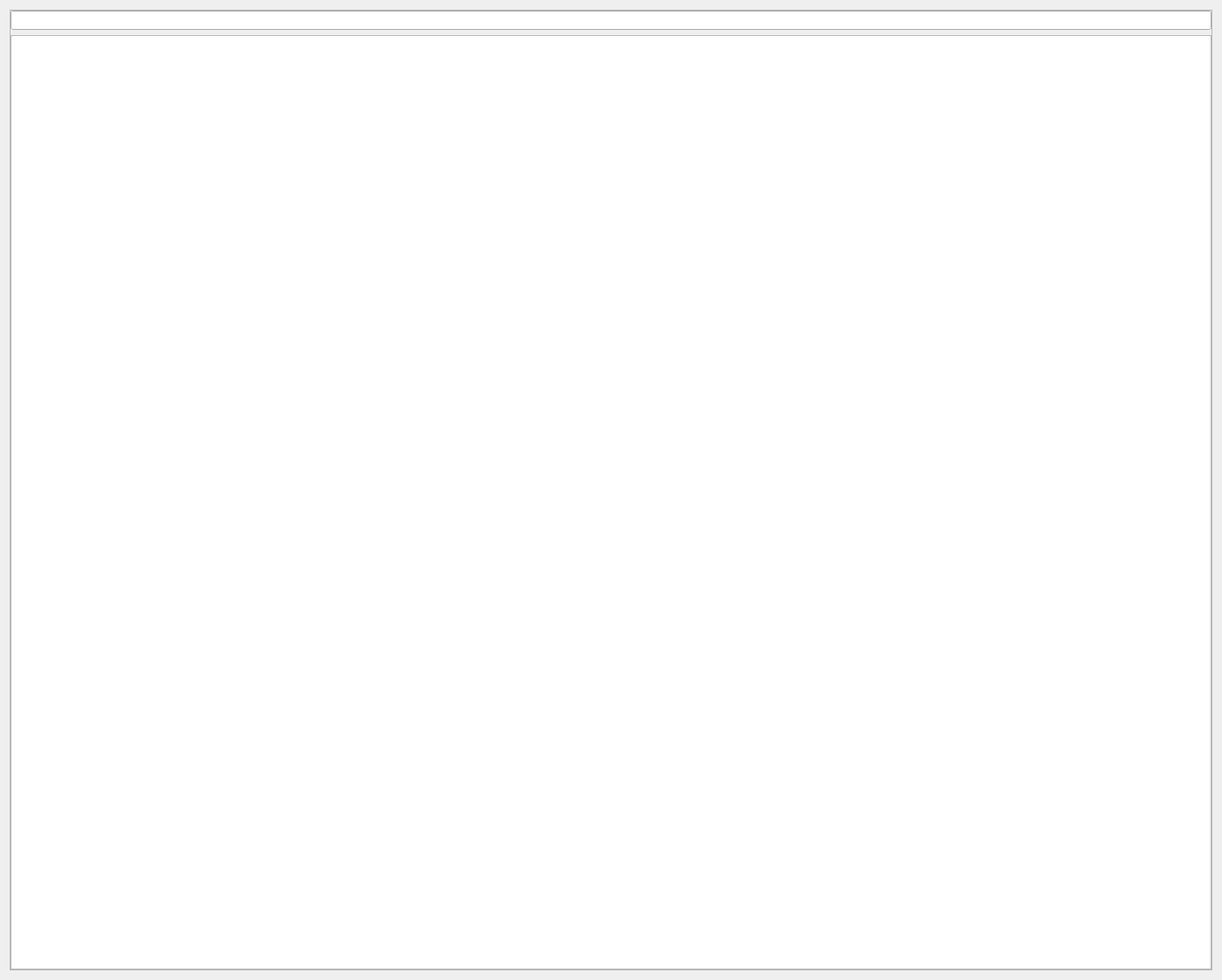
<?xml version="1.0" encoding="UTF-8"?>
<ui version="4.0">
 <class>BlasListPane</class>
 <widget class="QWidget" name="BlasListPane">
  <property name="geometry">
   <rect>
    <x>0</x>
    <y>0</y>
    <width>1392</width>
    <height>1116</height>
   </rect>
  </property>
  <layout class="QHBoxLayout" name="horizontal_layout_">
   <item>
    <widget class="QScrollArea" name="main_scroll_area_">
     <property name="widgetResizable">
      <bool>true</bool>
     </property>
     <widget class="QWidget" name="main_content_">
      <property name="geometry">
       <rect>
        <x>0</x>
        <y>0</y>
        <width>1372</width>
        <height>1096</height>
       </rect>
      </property>
      <layout class="QVBoxLayout" name="vertical_layout_1_">
       <property name="leftMargin">
        <number>0</number>
       </property>
       <property name="topMargin">
        <number>0</number>
       </property>
       <property name="rightMargin">
        <number>0</number>
       </property>
       <property name="bottomMargin">
        <number>0</number>
       </property>
       <item>
        <widget class="TextSearchWidget" name="search_box_"/>
       </item>
       <item>
        <widget class="ScaledTableView" name="blas_table_" native="true">
         <property name="sizePolicy">
          <sizepolicy hsizetype="Preferred" vsizetype="Minimum">
           <horstretch>0</horstretch>
           <verstretch>0</verstretch>
          </sizepolicy>
         </property>
        </widget>
       </item>
      </layout>
     </widget>
    </widget>
   </item>
  </layout>
 </widget>
 <customwidgets>
  <customwidget>
   <class>TextSearchWidget</class>
   <extends>QLineEdit</extends>
   <header>qt_common/custom_widgets/text_search_widget.h</header>
  </customwidget>
  <customwidget>
   <class>ScaledTableView</class>
   <extends>QTreeView</extends>
   <header>qt_common/custom_widgets/scaled_table_view.h</header>
  </customwidget>
 </customwidgets>
 <resources>
  <include location="../../resources.qrc"/>
 </resources>
 <connections/>
</ui>
